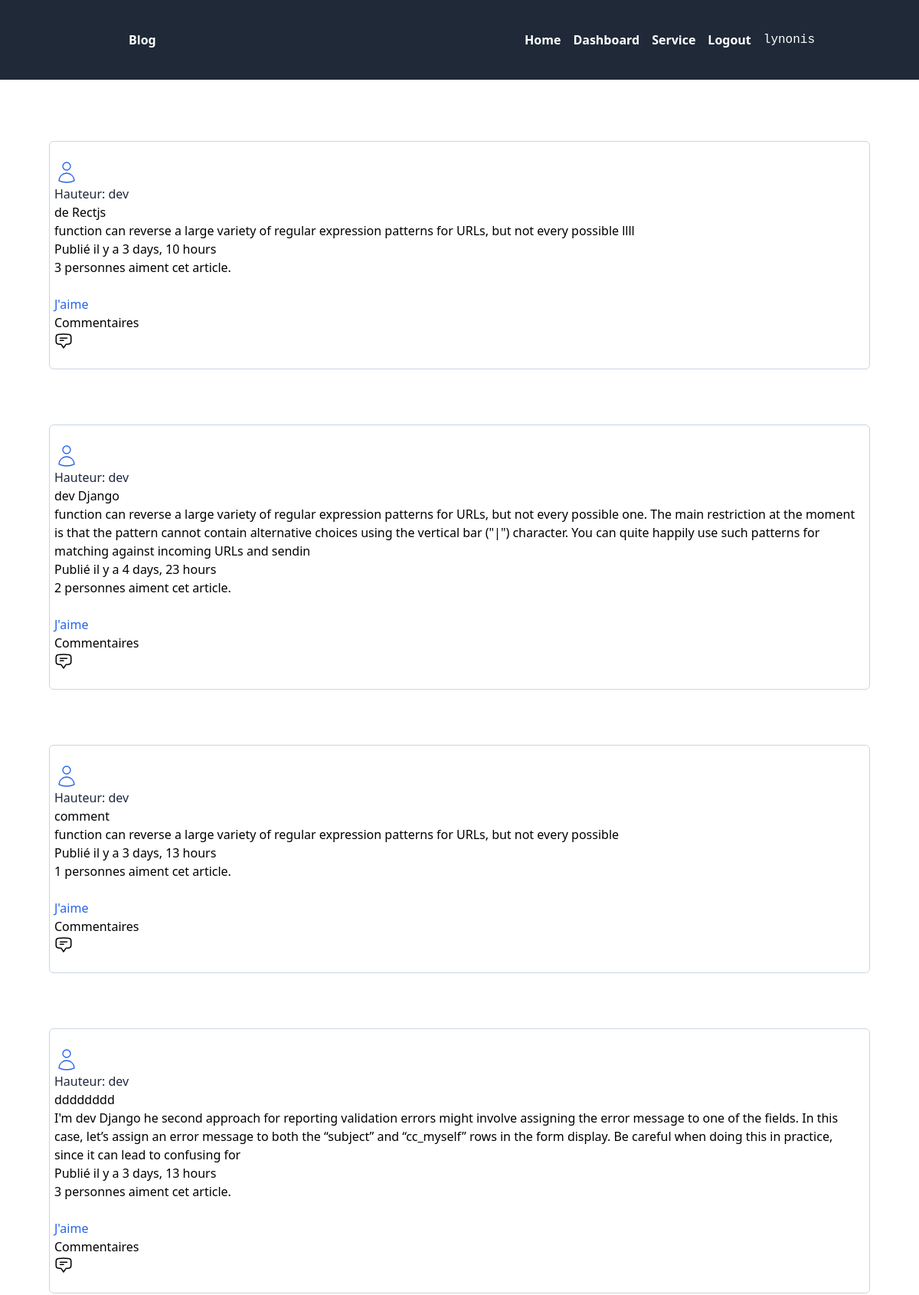
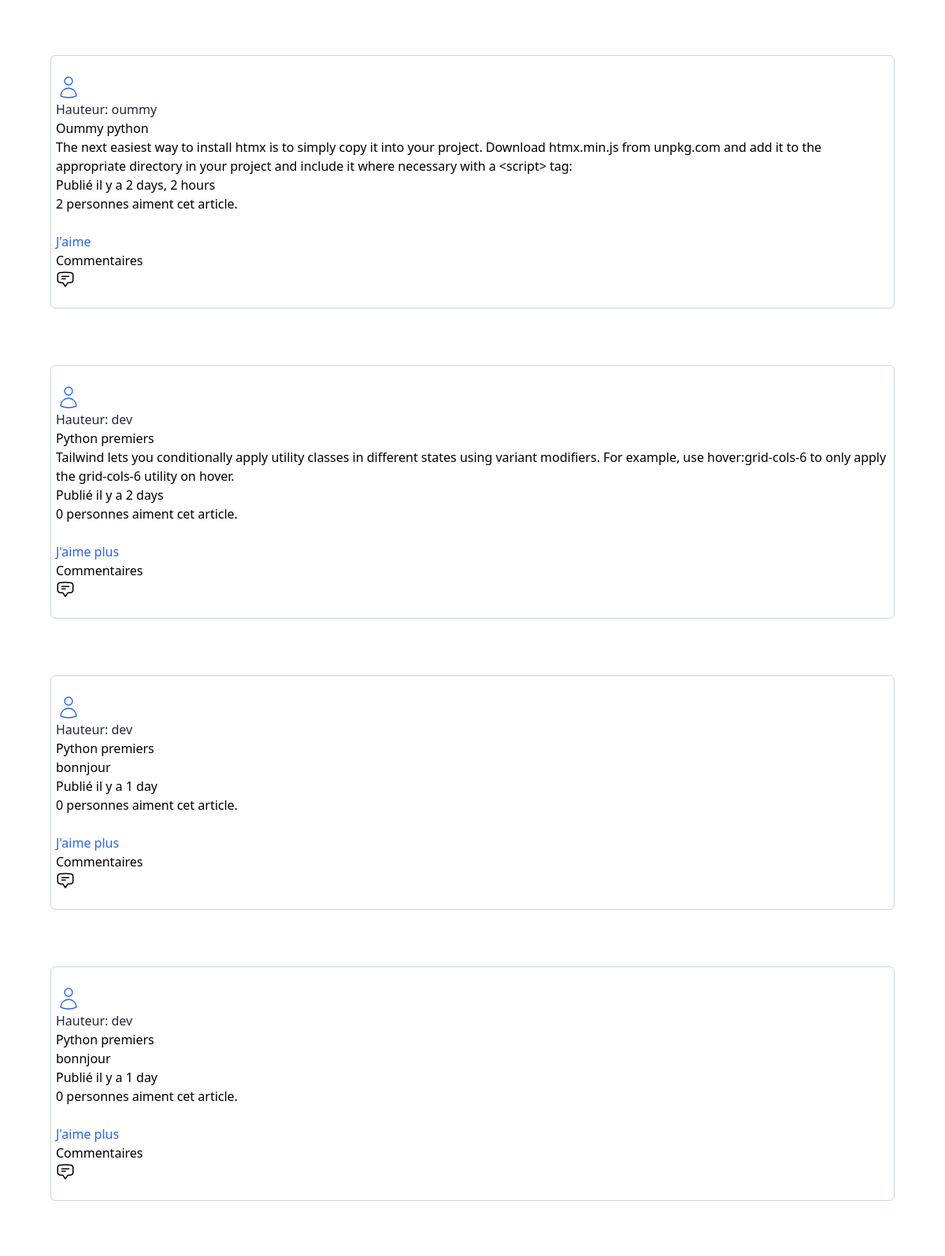
Screenshot of / (signed in, upper part) with the database file from the repository (2 pictures, top to bottom).
### src/models.py (models this page shows, shortened)
class User(AbstractUser):
    pass

class BLog(models.Model):
    user = models.ForeignKey(User, on_delete=models.CASCADE)
    category = models.ForeignKey(CategoryBlog, on_delete=models.CASCADE)
    name = models.CharField(max_length =150, blank=True, null=True)
    Text  = models.TextField(max_length=1000 )
    image = models.ImageField(upload_to="image", blank=True)
    date = models.DateTimeField(auto_now=True)
    likes = models.ManyToManyField(User, related_name='blog_likes', blank=True)

### src/views.py (the view)
# urls.py: path('', views.index, name="index" ),
def index(request):
    post = BLog.objects.all()
    return render(request, 'index.html', {'post':post})

### src/templates/index.html (shortened to what this page needs)
{% extends 'base.html' %}
{% block content %}
{% for posts in  post %}
   <div class="flex items-stretch mt-2 m-16 space-x-1 ">
        <div class="px-1.5 py-6 bg-gray-200/150 mt-2 rounded-md w-full border
        border-slate-300">
        <p class="text-slate-800"> Hauteur: {{posts.user.username}}</p>
        <p>{{posts.name}}</p>
        <p>{{posts.Text}}</p>
        <span> Publié il y a {{posts.date|timesince}}</span>
       <p>{{ posts.likes.count }} personnes aiment cet article.</p><br>
       {% if posts.likes.count  %}
        <form action="" hx-post="{% url 'likes' posts.id %}" hx-target="body">
          <button   class="text-blue-600" type="submit">J'aime</button>
        </form>
         {% else %}
         <form action="" hx-post="{% url 'likes' posts.id %}" hx-target="body">
          <button   class="text-blue-600" type="submit">J'aime plus </button><br>
        </form>
       {% endif %}
     <a href="{% url 'comment_post' posts.id %}">Commentaires
    </a>
     </div>
</div>
{% endfor %}
{% endblock content %}

### templates/navabar.html (shortened to what this page needs)
<nav class="bg-gray-800 p-10">
  <div class="container max-auto  flex justify-between items-center pl-42">
     <div class="text-white font-bold pl-32">
          <a href="">Blog</a>
     </div>
     <div class="hidden md:flex  space-x-4 pl-20 ">
        <a class="text-white font-bold hover:underline decoration-sky-500" href="{% url 'index' %}">Home</a>
        <a class="text-white font-bold hover:underline decoration-sky-500" href="{% url 'dashboard' %}">Dashboard</a>
        <a class="text-white font-bold hover:underline decoration-sky-500" href="">Service</a>
        {% if user.is_authenticated %}
        <a class="text-white font-bold hover:underline decoration-sky-500" href="{% url 'user_logut' %}">Logout</a>
         <samp class="text-white">{{user.username}}</samp>
         {% else %}
         <a class="text-white font-bold hover:underline decoration-sky-500" href="{% url 'user_login' %}">Login</a>
        {% endif %}
     </div>
  </div>
</nav>

### rows the page displays
User: username "lynonis"
BLog: user.username "dev", name "de Rectjs", Text "function can reverse a large variety of regular expression patterns for URLs, but not every possible llll", date "3 days, 10 hours", likes.count "3", shows "J'aime"
BLog: user.username "dev", name "dev Django", Text "function can reverse a large variety of regular expression patterns for URLs, but not every possible one. The main restriction at the moment is that the pattern cannot contain alternative choices using the vertical bar (\"|\") character. You can quite happily use such patterns for matching against incoming URLs and sendin", date "4 days, 23 hours", likes.count "2", shows "J'aime"
BLog: user.username "dev", name "comment", Text "function can reverse a large variety of regular expression patterns for URLs, but not every possible", date "3 days, 13 hours", likes.count "1", shows "J'aime"
BLog: user.username "dev", name "dddddddd", Text "I'm dev Django he second approach for reporting validation errors might involve assigning the error message to one of the fields. In this case, let’s assign an error message to both the “subject” and “cc_myself” rows in the form display. Be careful when doing this in practice, since it can lead to confusing for", date "3 days, 13 hours", likes.count "3", shows "J'aime"
BLog: user.username "oummy", name "Oummy python", Text "The next easiest way to install htmx is to simply copy it into your project. Download htmx.min.js from unpkg.com and add it to the appropriate directory in your project and include it where necessary with a <script> tag:", date "2 days, 2 hours", likes.count "2", shows "J'aime"
BLog: user.username "dev", name "Python premiers", Text "Tailwind lets you conditionally apply utility classes in different states using variant modifiers. For example, use hover:grid-cols-6 to only apply the grid-cols-6 utility on hover.", date "2 days", likes.count "0", shows "J'aime plus"
BLog: user.username "dev", name "Python premiers", Text "bonnjour", date "1 day", likes.count "0", shows "J'aime plus"
BLog: user.username "dev", name "Python premiers", Text "bonnjour", date "1 day", likes.count "0", shows "J'aime plus"
